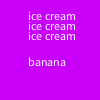
Frame 1 (no input)
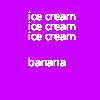
Frame 60 (the mouse pressed at the canvas centre just before this capture)
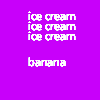
Frame 120 (the mouse held since frame 60 and released just before this capture)

The Processing sketch that drew these frames (run headless with seeded random() and noise(); from frame 60 on, the mouse is pressed at the canvas centre):

// Processing sketch: banana_split
// ── banana_split.pde
void setup(){
  background(200, 0, 250);
       size(100, 100);;


    }

    void draw(){
      text("banana", 28, 66);
    for(int i=0;i<3;i+=1) {
text("ice cream", 28, 10*i+20);
    }
   } 
                        
